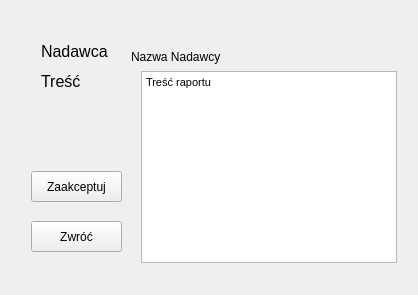
<?xml version="1.0" encoding="UTF-8"?>
<ui version="4.0">
 <class>EdycjaRaportow</class>
 <widget class="QWidget" name="EdycjaRaportow">
  <property name="geometry">
   <rect>
    <x>0</x>
    <y>0</y>
    <width>418</width>
    <height>295</height>
   </rect>
  </property>
  <property name="windowTitle">
   <string>EdycjaRaportow</string>
  </property>
  <layout class="QGridLayout" name="gridLayout">
   <item row="0" column="0">
    <widget class="QStackedWidget" name="stackedWidget">
     <widget class="QWidget" name="page">
      <widget class="QLabel" name="label_2">
       <property name="geometry">
        <rect>
         <x>30</x>
         <y>60</y>
         <width>71</width>
         <height>21</height>
        </rect>
       </property>
       <property name="font">
        <font>
         <pointsize>12</pointsize>
        </font>
       </property>
       <property name="text">
        <string>Treść</string>
       </property>
      </widget>
      <widget class="QLabel" name="label">
       <property name="geometry">
        <rect>
         <x>30</x>
         <y>30</y>
         <width>71</width>
         <height>21</height>
        </rect>
       </property>
       <property name="font">
        <font>
         <pointsize>12</pointsize>
        </font>
       </property>
       <property name="text">
        <string>Nadawca</string>
       </property>
      </widget>
      <widget class="QPushButton" name="pushButton_4">
       <property name="geometry">
        <rect>
         <x>20</x>
         <y>160</y>
         <width>91</width>
         <height>31</height>
        </rect>
       </property>
       <property name="text">
        <string>Zaakceptuj</string>
       </property>
      </widget>
      <widget class="QPushButton" name="pushButton_5">
       <property name="geometry">
        <rect>
         <x>20</x>
         <y>210</y>
         <width>91</width>
         <height>31</height>
        </rect>
       </property>
       <property name="text">
        <string>Zwróć</string>
       </property>
      </widget>
      <widget class="QLabel" name="label_7">
       <property name="geometry">
        <rect>
         <x>120</x>
         <y>30</y>
         <width>101</width>
         <height>31</height>
        </rect>
       </property>
       <property name="text">
        <string>Nazwa Nadawcy</string>
       </property>
      </widget>
      <widget class="QTextBrowser" name="textBrowser">
       <property name="geometry">
        <rect>
         <x>130</x>
         <y>60</y>
         <width>256</width>
         <height>192</height>
        </rect>
       </property>
       <property name="html">
        <string>&lt;!DOCTYPE HTML PUBLIC &quot;-//W3C//DTD HTML 4.0//EN&quot; &quot;http://www.w3.org/TR/REC-html40/strict.dtd&quot;&gt;
&lt;html&gt;&lt;head&gt;&lt;meta name=&quot;qrichtext&quot; content=&quot;1&quot; /&gt;&lt;style type=&quot;text/css&quot;&gt;
p, li { white-space: pre-wrap; }
&lt;/style&gt;&lt;/head&gt;&lt;body style=&quot; font-family:'MS Shell Dlg 2'; font-size:8.25pt; font-weight:400; font-style:normal;&quot;&gt;
&lt;p style=&quot; margin-top:0px; margin-bottom:0px; margin-left:0px; margin-right:0px; -qt-block-indent:0; text-indent:0px;&quot;&gt;Treść raportu&lt;/p&gt;&lt;/body&gt;&lt;/html&gt;</string>
       </property>
      </widget>
     </widget>
     <widget class="QWidget" name="page_2"/>
    </widget>
   </item>
  </layout>
 </widget>
 <layoutdefault spacing="6" margin="11"/>
 <resources/>
 <connections/>
</ui>
